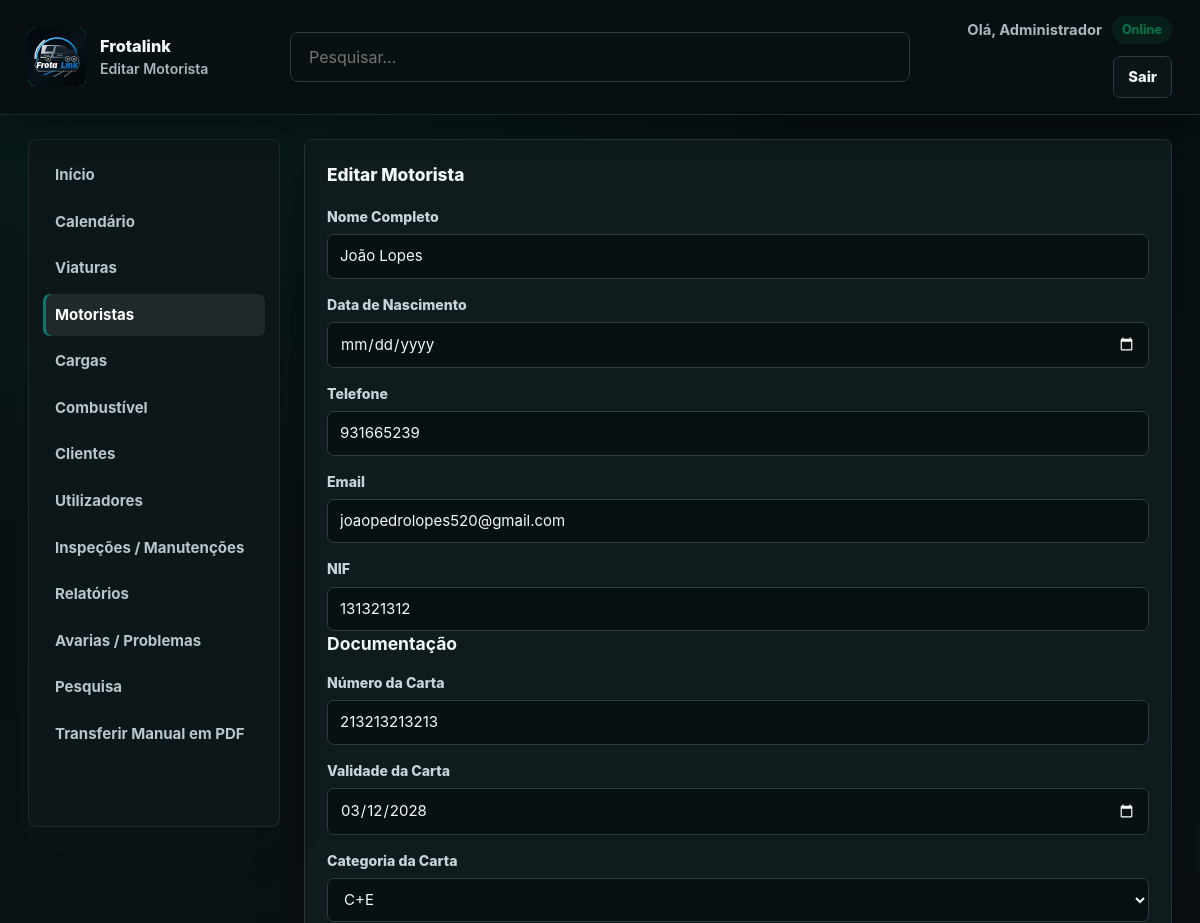
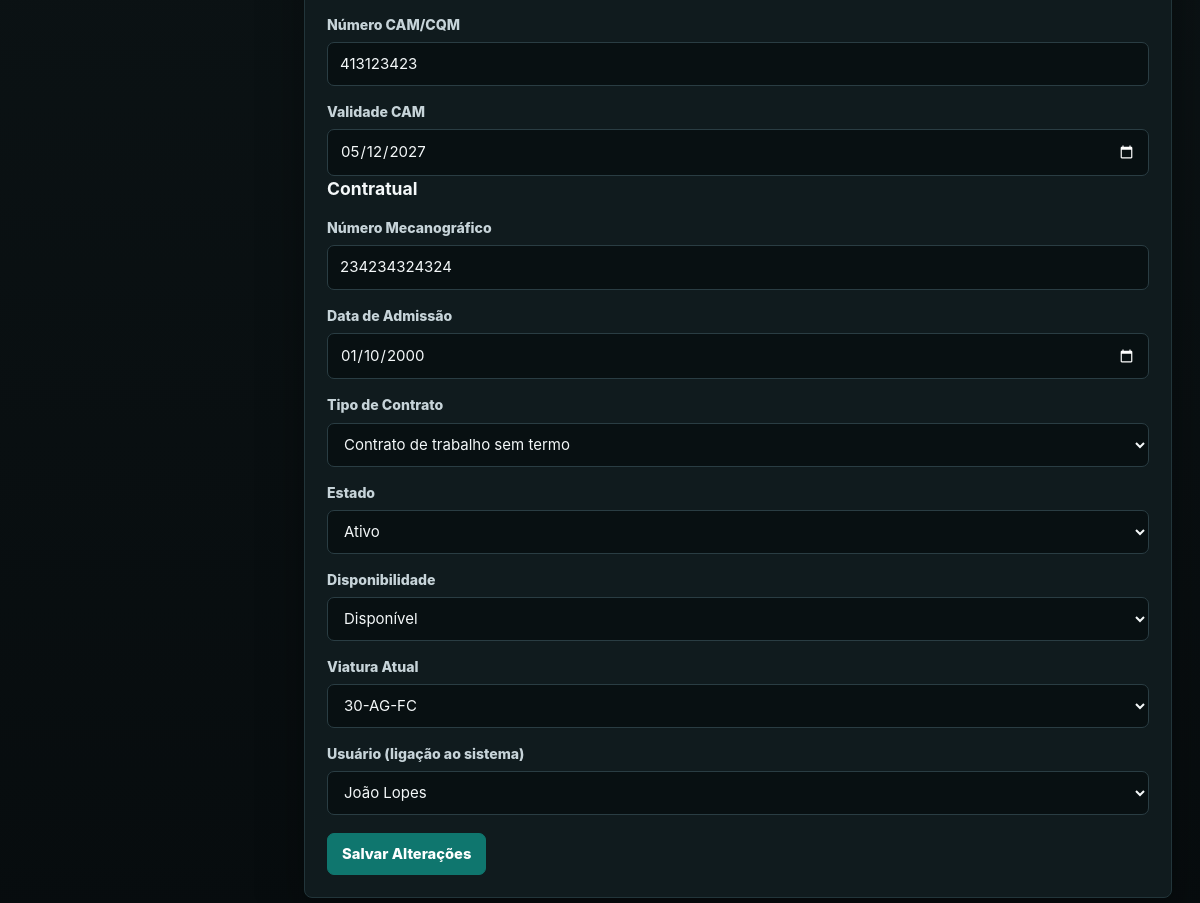
The page /frotas/motoristas_editar.php?id=8 (signed in) on the database its author committed (2 pictures, top to bottom).
### tables this page shows
CREATE TABLE `motoristas` (
  `id` int(11) NOT NULL,
  `nome_completo` varchar(255) NOT NULL,
  `data_nascimento` date DEFAULT NULL,
  `telefone` varchar(50) DEFAULT NULL,
  `email` varchar(255) DEFAULT NULL,
  `nif` varchar(50) DEFAULT NULL,
  `numero_carta_conducao` varchar(100) DEFAULT NULL,
  `validade_carta` date DEFAULT NULL,
  `categoria_carta` varchar(50) DEFAULT NULL,
  `numero_cam_cqm` varchar(100) DEFAULT NULL,
  `validade_cam` date DEFAULT NULL,
  `numero_mecanografico` varchar(100) DEFAULT NULL,
  `data_admissao` date DEFAULT NULL,
  `tipo_contrato` varchar(100) DEFAULT NULL,
  `estado` enum('Ativo','De Férias','Baixa Médica','Inativo') DEFAULT 'Ativo',
  `disponibilidade` enum('Disponível','Em Viagem') DEFAULT 'Disponível',
  `viatura_atual_id` int(11) DEFAULT NULL,
  `user_id` int(11) DEFAULT NULL,
  `created_at` timestamp NOT NULL DEFAULT current_timestamp()
);

CREATE TABLE `veiculos` (
  `id` int(11) NOT NULL,
  `matricula` varchar(20) NOT NULL,
  `modelo` varchar(100) NOT NULL,
  `status` enum('ativo','em_manutencao','ocioso') NOT NULL DEFAULT 'ativo',
  `km_total` int(11) NOT NULL DEFAULT 0,
  `consumo_medio` decimal(4,1) NOT NULL DEFAULT 0.0,
  `lat` decimal(10,7) DEFAULT NULL,
  `lon` decimal(10,7) DEFAULT NULL,
  `updated_at` timestamp NOT NULL DEFAULT current_timestamp() ON UPDATE current_timestamp()
);

CREATE TABLE `utilizadores` (
  `id` int(11) NOT NULL,
  `nome` varchar(255) NOT NULL,
  `email` varchar(255) NOT NULL,
  `password_hash` varchar(255) NOT NULL,
  `nivel_acesso` enum('admin','gestor','motorista') NOT NULL DEFAULT 'motorista',
  `status` enum('ativo','inativo') NOT NULL DEFAULT 'ativo',
  `created_at` timestamp NOT NULL DEFAULT current_timestamp()
);

### frotas/motoristas_editar.php (the view, shortened to what this page needs)
<?php
$id = isset($_GET['id']) ? (int) $_GET['id'] : 0;
$conn = getDbConnection();
$stmt = $conn->prepare('SELECT nome_completo, data_nascimento, telefone, email, nif, numero_carta_conducao, validade_carta, categoria_carta, numero_cam_cqm, validade_cam, numero_mecanografico, data_admissao, tipo_contrato, estado, disponibilidade, viatura_atual_id, user_id FROM motoristas WHERE id = ? LIMIT 1');
$stmt->bind_param('i', $id);
$stmt->execute();
$stmt->bind_result($nome_completo, $data_nascimento, $telefone, $email, $nif, $numero_carta_conducao, $validade_carta, $categoria_carta, $numero_cam_cqm, $validade_cam, $numero_mecanografico, $data_admissao, $tipo_contrato, $estado, $disponibilidade, $viatura_atual_id, $user_id);
$veiculosRes = $conn->query('SELECT id, matricula FROM veiculos ORDER BY id DESC');
$usersRes = $conn->query("SELECT id, nome FROM utilizadores WHERE nivel_acesso = 'motorista' ORDER BY nome ASC");
?>
<!DOCTYPE html>
<html lang="pt-PT">
<head>
    <link rel="stylesheet" href="layout.css">
</head>
<body class="dashboard-page">
    <header class="topbar">
        <div class="brand">
            <button type="button" class="brand-logo" onclick="window.location.href='index.php'" aria-label="Página principal"><img src="assets/logo.svg" alt="Frotalink"></button>
            <div>
                <p class="brand-title">Frotalink</p>
                <span class="brand-subtitle">Editar Motorista</span>
            </div>
        </div>
        <form class="topbar-search" method="get" action="pesquisa.php"><input type="search" name="q" placeholder="Pesquisar..." aria-label="Pesquisar"></form>
        <div class="topbar-actions">
            <div class="topbar-stats">
                <span>Olá, <?php echo htmlspecialchars($_SESSION['user']); ?></span>
                <span class="status-pill status-active">Online</span>
            </div>
            <a class="button secondary" href="logout.php">Sair</a>
        </div>
    </header>
    <div class="page-layout">
        <?php include 'sidebar.php'; ?>
        <main class="dashboard-content">
            <section class="widget">
                <div class="widget-header">
                    <h2>Editar Motorista</h2>
                </div>
                <form method="post" action="motoristas_editar.php?id=<?php echo urlencode($id); ?>">
                    <label for="nome_completo">Nome Completo</label>
                    <input type="text" id="nome_completo" name="nome_completo" value="<?php echo htmlspecialchars($nome_completo); ?>" required>
                    <label for="data_nascimento">Data de Nascimento</label>
                    <input type="date" id="data_nascimento" name="data_nascimento" value="<?php echo htmlspecialchars($data_nascimento); ?>">
                    <label for="telefone">Telefone</label>
                    <input type="text" id="telefone" name="telefone" value="<?php echo htmlspecialchars($telefone); ?>">
                    <label for="email">Email</label>
                    <input type="email" id="email" name="email" value="<?php echo htmlspecialchars($email); ?>">
                    <label for="nif">NIF</label>
                    <input type="text" id="nif" name="nif" value="<?php echo htmlspecialchars($nif); ?>">
                    <h3>Documentação</h3>
                    <label for="numero_carta_conducao">Número da Carta</label>
                    <input type="text" id="numero_carta_conducao" name="numero_carta_conducao" value="<?php echo htmlspecialchars($numero_carta_conducao); ?>">
                    <label for="validade_carta">Validade da Carta</label>
                    <input type="date" id="validade_carta" name="validade_carta" value="<?php echo htmlspecialchars($validade_carta); ?>">
                    <label for="categoria_carta">Categoria da Carta</label>
                    <select id="categoria_carta" name="categoria_carta">
                        <?php $categorias = ['AM','A1','A2','A','B','B1','B+E','C','C+E','D','D+E']; ?>
                        <?php foreach ($categorias as $categoria): ?>
                            <option value="<?php echo $categoria; ?>" <?php echo $categoria_carta === $categoria ? 'selected' : ''; ?>><?php echo $categoria; ?></option>
                        <?php endforeach; ?>
                    </select>
                    <label for="numero_cam_cqm">Número CAM/CQM</label>
                    <input type="text" id="numero_cam_cqm" name="numero_cam_cqm" value="<?php echo htmlspecialchars($numero_cam_cqm); ?>">
                    <label for="validade_cam">Validade CAM</label>
                    <input type="date" id="validade_cam" name="validade_cam" value="<?php echo htmlspecialchars($validade_cam); ?>">
                    <h3>Contratual</h3>
                    <label for="numero_mecanografico">Número Mecanográfico</label>
                    <input type="text" id="numero_mecanografico" name="numero_mecanografico" value="<?php echo htmlspecialchars($numero_mecanografico); ?>">
                    <label for="data_admissao">Data de Admissão</label>
                    <input type="date" id="data_admissao" name="data_admissao" value="<?php echo htmlspecialchars($data_admissao); ?>">
                    <label for="tipo_contrato">Tipo de Contrato</label>
                    <select id="tipo_contrato" name="tipo_contrato">
                        <?php $contratos = [
                            'Contrato de trabalho sem termo',
                            'Contrato de trabalho a termo certo',
                            'Contrato de trabalho a termo incerto',
                            'Contrato de prestação de serviços',
                            'Contrato de trabalho temporário',
                            'Contrato de trabalho em regime de teletrabalho',
                            'Contrato de trabalho de muito curta duração'
                        ]; ?>
                        <?php foreach ($contratos as $contrato): ?>
                            <option value="<?php echo htmlspecialchars($contrato); ?>" <?php echo $tipo_contrato === $contrato ? 'selected' : ''; ?>><?php echo htmlspecialchars($contrato); ?></option>
                        <?php endforeach; ?>
                    </select>
                    <label for="estado">Estado</label>
                    <select id="estado" name="estado">
                        <option value="Ativo" <?php echo $estado === 'Ativo' ? 'selected' : ''; ?>>Ativo</option>
                    </select>
                    <label for="disponibilidade">Disponibilidade</label>
                    <select id="disponibilidade" name="disponibilidade">
                        <option value="Disponível" <?php echo $disponibilidade === 'Disponível' ? 'selected' : ''; ?>>Disponível</option>
                    </select>
                    <label for="viatura_atual_id">Viatura Atual</label>
                    <select id="viatura_atual_id" name="viatura_atual_id">
                        <?php if ($veiculosRes): while ($v = $veiculosRes->fetch_assoc()): ?>
                            <option value="<?php echo $v['id']; ?>" <?php echo $viatura_atual_id == $v['id'] ? 'selected' : ''; ?>><?php echo htmlspecialchars($v['matricula']); ?></option>
                        <?php endwhile; endif; ?>
                    </select>
                    <label for="user_id">Usuário (ligação ao sistema)</label>
                    <select id="user_id" name="user_id">
                        <?php if ($usersRes): while ($u = $usersRes->fetch_assoc()): ?>
                            <option value="<?php echo $u['id']; ?>" <?php echo $user_id == $u['id'] ? 'selected' : ''; ?>><?php echo htmlspecialchars($u['nome']); ?></option>
                        <?php endwhile; endif; ?>
                    </select>
                    <button type="submit" class="button">Salvar Alterações</button>
                </form>
            </section>
        </main>
    </div>
</body>
</html>

### rows shown on the page
motoristas: nome_completo "João Lopes", telefone "931665239", email "joaopedrolopes520@gmail.com", nif "131321312", numero_carta_conducao "213213213213", validade_carta "03/12/2028", categoria_carta "C+E", numero_cam_cqm "413123423", validade_cam "05/12/2027", numero_mecanografico "234234324324", data_admissao "01/10/2000", tipo_contrato "Contrato de trabalho sem termo", estado "Ativo", disponibilidade "Disponível", viatura_atual_id "30-AG-FC", user_id "João Lopes"

### other values the page prints
$_SESSION['user'] "Administrador"
